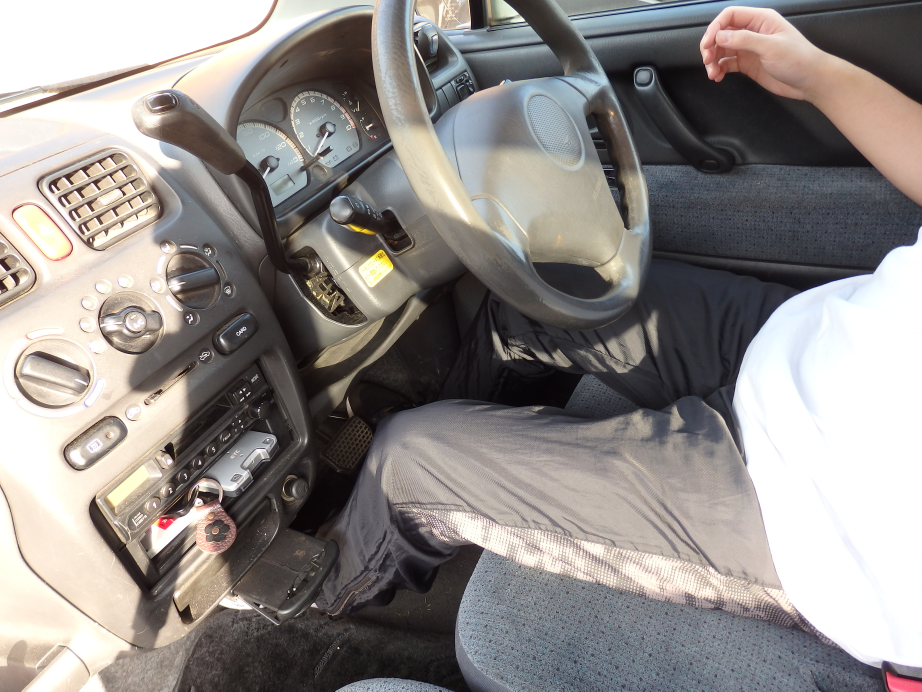
#> input picture datasets/test_img/TestAccel_002.JPG, 4608 x 3456 px, found by its file name (shown at 1/5 size); its folder holds only this picture in this run
$ python predict_dataset_generater.py
#> lines starting #> are read from the running program, lines starting #| are printed output that depends on the picture
"""
推論時に指定したファイルから必要な分だけデータを取り出すジェネレーター
・ジェネレーターを使用しないと、教師データを全てメモリに載せる必要があるためマシンスペックを要求される
・元画像はjpg、マスク画像はpngであることを前提としている
"""
import os
import matplotlib.pyplot as plt
import numpy as np
from PIL import Image
import glob
import random


class PredictDataGenerator:
    def __init__(self, input_dir, image_shape):
        self.__input_dir = input_dir
        self.__image_shape = image_shape
        self.__get_img_names()

    # 存在するデータのみを取得する
    # 公開されているデータの中には、データ欠損が見られる場合がある
    def __get_img_names(self):
        files = glob.glob(os.path.join(self.__input_dir, '*'))
        files.sort()
        self.__data_names = []
        for file in files:
            name = os.path.basename(file)
            if not os.path.exists(self.__input_dir):
                continue
            name, ex = name.split('.')
            self.__data_names.append(name)

    # ジェネレーター
    # テスト画像の場合、正解マスクがないため1つだけ返す
    def generator(self, shuffle=False):
        if shuffle:
            random.shuffle(self.__data_names)

        for name in self.__data_names:
            test_img = self.__load_data(name)
            if test_img is None:
                continue
            yield np.array([test_img])

    def __load_data(self, name):
        input_path = os.path.join(self.__input_dir, name+'.jpg')
        input_img = Image.open(input_path)
        if input_img is None:
            return None
        # リサイズして、255で割って正規化
        input_img = input_img.resize(self.__image_shape)
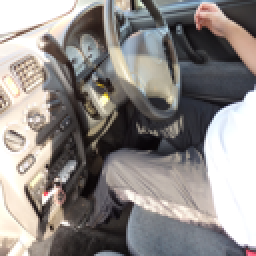
#> input_img: PIL image 128x128 RGB (shown 2 times larger); mean R, G, B 143.6, 138.6, 136
        input_img = np.array(input_img)
        input_img = input_img / 255
#> input_img: shape (128, 128, 3) float64

        return input_img


# 正しく読み込めるかの確認
if __name__ == '__main__':
    test_imgs_Dir = '../Dataset/test_img'
    train_generater = PredictDataGenerator(input_dir=test_imgs_Dir, image_shape=(128, 128))
    test_dataset = train_generater.generator(shuffle=False)

    for i, data in enumerate(test_dataset):

        print(i, data.shape)
        plt.imshow(data[0])
        plt.show()

$ run again, on datasets/test_img/TestBrake_004.jpg
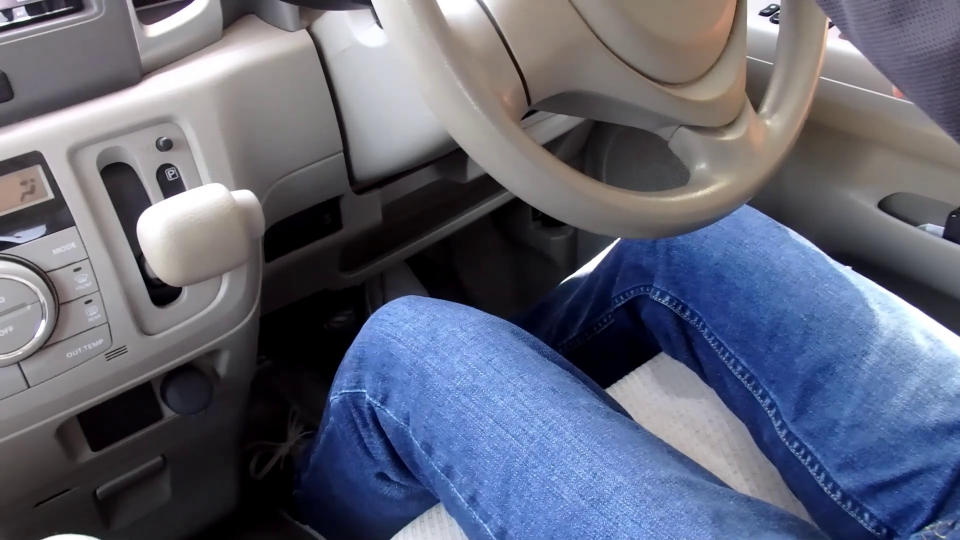
#> input picture datasets/test_img/TestBrake_004.jpg, 1920 x 1080 px, found by its file name (shown at 1/2 size)
#> in __load_data, `input_img = input_img.resize(self.__image_shape)`:
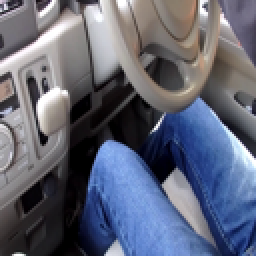
#> input_img: PIL image 128x128 RGB (shown 2 times larger); mean R, G, B 96.5, 101.1, 118.1

$ run again, on datasets/test_img/TestAccel_005.jpg
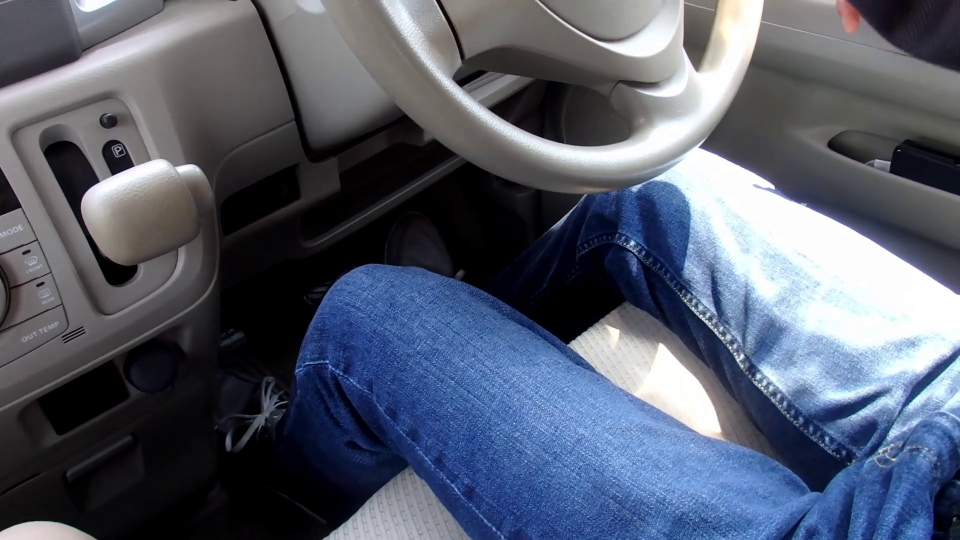
#> input picture datasets/test_img/TestAccel_005.jpg, 1920 x 1080 px, found by its file name (shown at 1/2 size)
#> in __load_data, `input_img = input_img.resize(self.__image_shape)`:
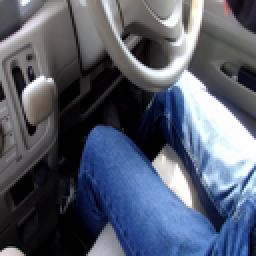
#> input_img: PIL image 128x128 RGB (shown 2 times larger); mean R, G, B 84.9, 92.1, 108
